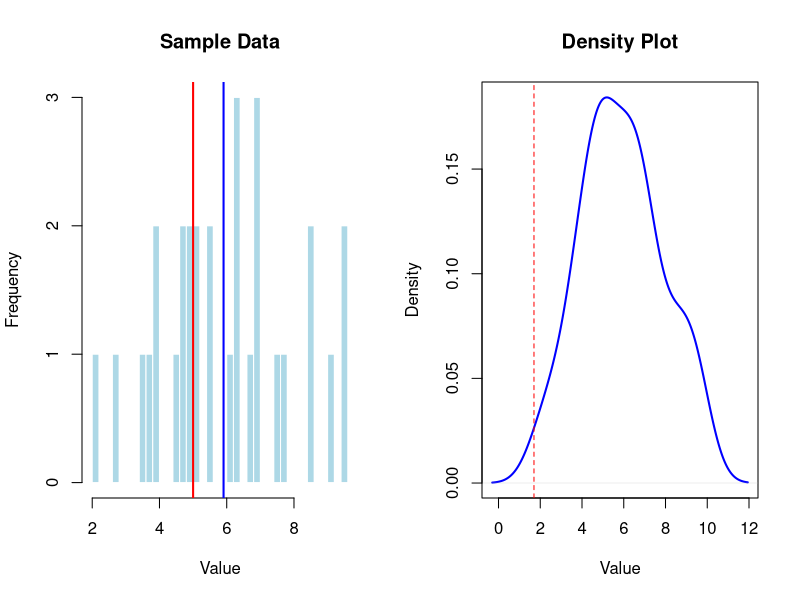

Generate this figure with R:
 # Parameters
 mu0 <- 5  # Null hypothesis mean
 mu1 <- 6  # True population mean
 sigma <- 2  # Population standard deviation
 n <- 30  # Sample size
 alpha <- 0.05  # Significance level
 # Generate sample data
 set.seed(123)
 sample_data <- rnorm(n, mean = mu1, sd = sigma)
 # Perform t-test
 t_test_result <- t.test(sample_data, mu = mu0, alternative = "greater")
 # Decision
 if (t_test_result$p.value < alpha) {
 decision <- "Reject H0"
 } else {
 decision <- "Fail to reject H0"
 }
# Output
 print(paste("Test Statistic:", t_test_result$statistic))
 print(paste("P-value:", t_test_result$p.value))
 print(paste("Decision:", decision))
 # Graphical Output
 par(mfrow = c(1, 2))
 # Histogram with critical region
 hist(sample_data, breaks = 30, col = "lightblue", main = "Sample Data", xlab = "Value", border = "white")
 abline(v = mu0, col = "red", lwd = 2)
 abline(v = mean(sample_data), col = "blue", lwd = 2)
 # Density plot with critical region
 plot(density(sample_data), col = "blue", lwd = 2, main = "Density Plot", xlab = "Value")
 abline(v = qt(1 - alpha, df = n-1), col = "red", lty = 2)